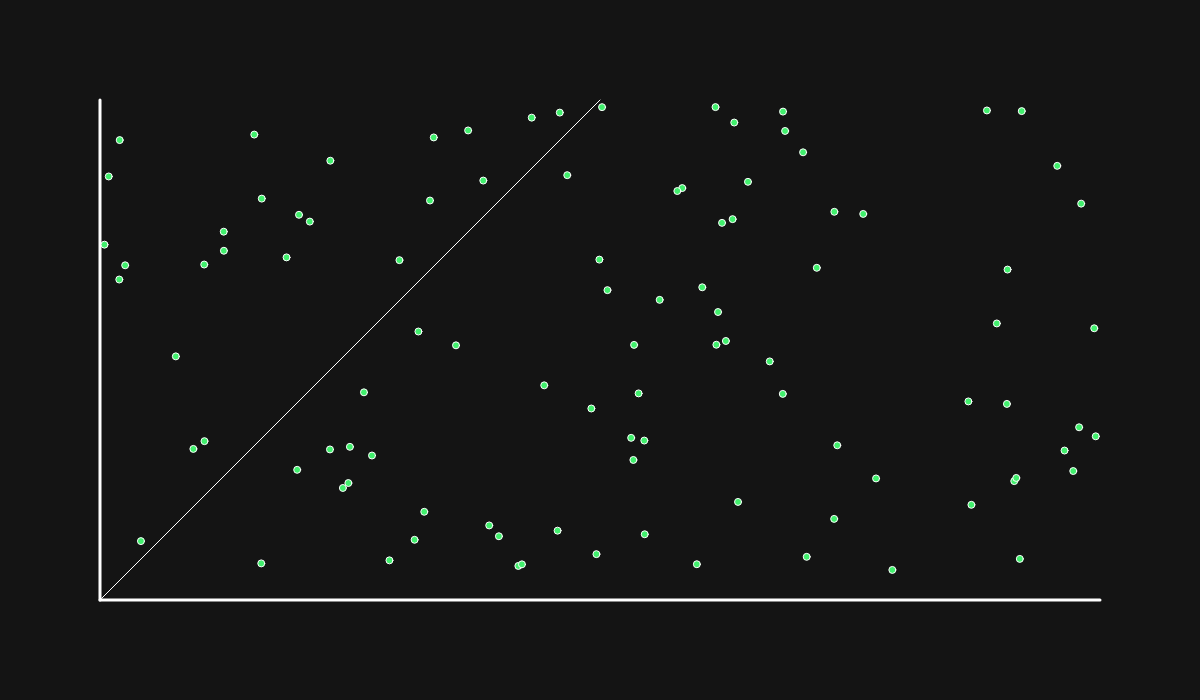
Frame 1 (no input)
Frame 60 (no input): identical to frame 1, image omitted
Frame 120 (the mouse pressed at the canvas centre since frame 60): identical to frame 1, image omitted

The p5.js sketch that drew this single still picture (run headless with seeded random() and noise() and a simulated clock; from frame 60 on, the mouse is pressed at the canvas centre):

// p5.js sketch
// ── sketch.js
let p;
let points = new Array(100);
let trainPoints = new Array(100);


function setup() {
	createCanvas(1200, 700);
	// put setup code here
	p = new Perceptron();
	inputs = [ 0.23, 0.45 ];
	// console.log("The weights are:", p.weights);
	// console.log(p.output(inputs));

	// Generating random points 
	for (let i = 0; i < points.length; i++) {
		points[ i ] = new Point(width - 200, height - 200);
	}


	console.log("The Points are :", points)
}

function draw() {
	background(20, 20, 20);
	translate(100, 600);
	fill('white');
	stroke('white');
	strokeWeight(3);
	line(0, 0, width - 200, 0);
	line(0, 0, 0, -(height - 200));
	strokeWeight(1);
	line(0, 0, 500, -500);

	console.log("again")

	points.forEach(point => {
		point.show(p);
	});
}

function mouseClicked() {

	console.log("Training!!!")
	// Generating random points for training 
	for (let i = 0; i < trainPoints.length; i++) {
		trainPoints[ i ] = new Point(width - 200, height - 200);
	}
	// Train perceptron
	trainPoints.forEach(point => {
		p.train([ point.x, point.y ], point.label);
	});
}

// ── perceptron.js
class Perceptron {
    weights = [];
    lr = 0.0001; //--> leraning rate

    constructor() {
        // initialize the weights randomly
        this.weights.push(Math.random() - 0.5, Math.random() - 0.5)
    }


    // Activation function 
    sign(x) {
        return x >= 0 ? (1) : (-1)
    }

    output(inputs) {
        let sum = 0;
        for (let i = 0; i < this.weights.length; i++) {
            sum += this.weights[ i ] * inputs[ i ];
        }
        //--> using sign as activation function
        return this.sign(sum);
    }


    train(inputs, label) {
        let error = label - this.output(inputs);

        if (error)  //--> error is -2 or +2
        {
            // Adjust weights
            for (let i = 0; i < this.weights.length; i++) {
                this.weights[ i ] += this.weights[ i ] + error * inputs[ i ] * this.lr;
            }
        }
    }
}
// ── point.js
class Point {
    constructor(width, height) {
        this.x = Math.random() * width;
        this.y = Math.random() * height;
        this.label = (this.x >= (this.y)) ? (-1) : (1); // --> Classifyer line x=y
    }

    show(perceptron) {

        // ? perceptron guessed
        if (perceptron.output([ this.x, this.y ]) == 1) {
            fill('#41f06d')
        }
        else {
            fill('#f04141')
        }


        // ? Actual 
        // if (this.label == 1) {
        //     fill('#41f06d')
        // }
        // else {
        //     fill('#f04141')
        // }
        circle(this.x, -this.y, 7);
    }
}
